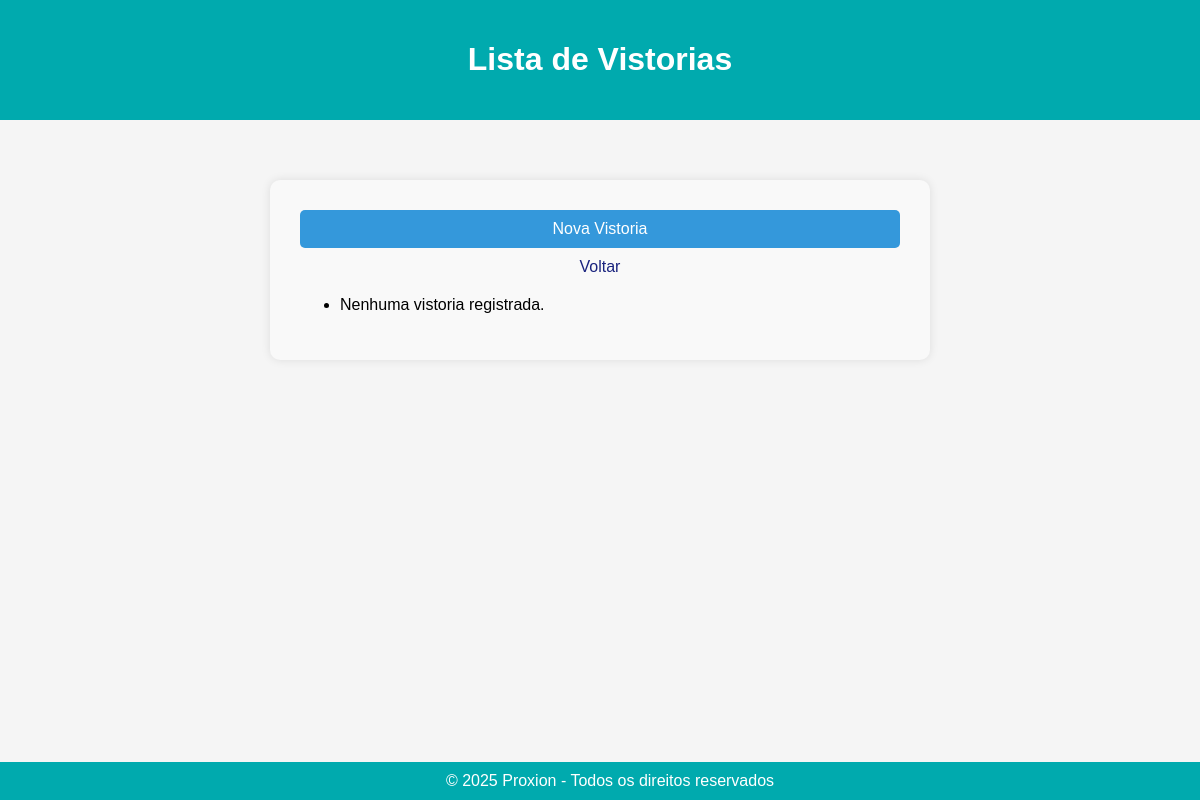
The app's page /vistorias/, older data.
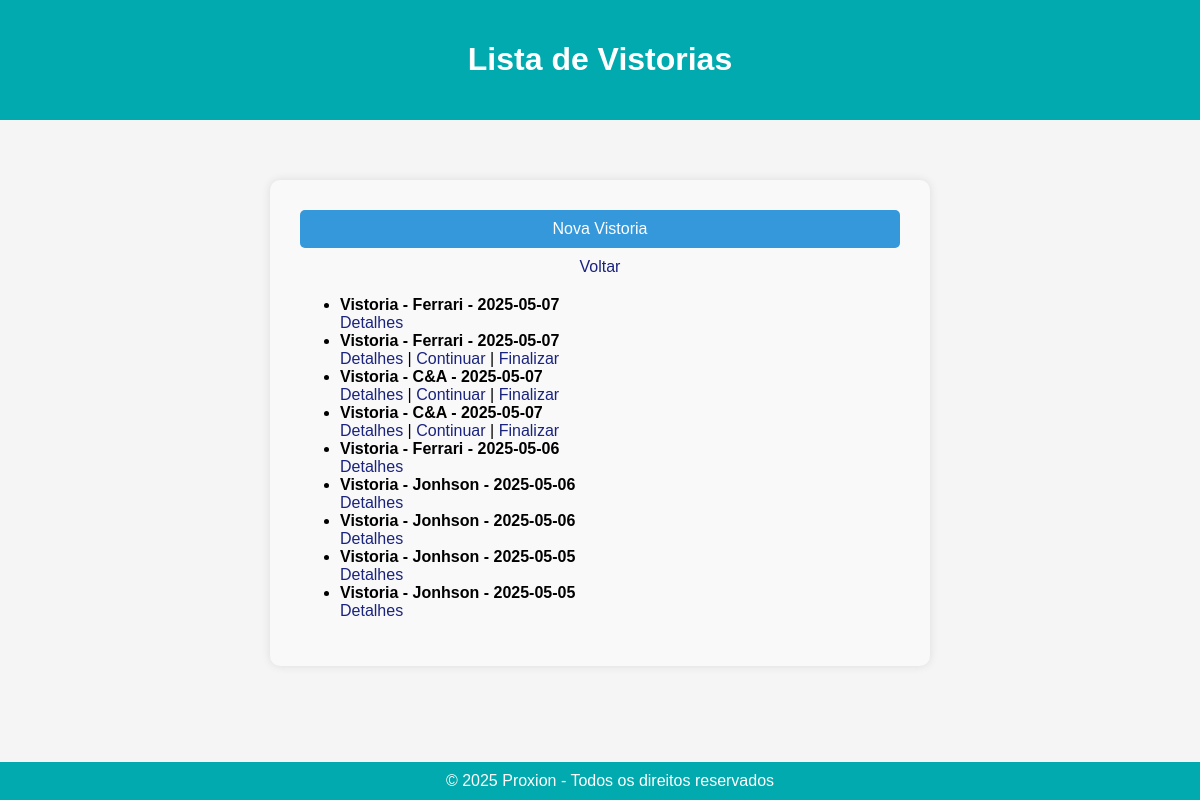
The same page, newer data.
### vistorias/models.py (models this page shows, shortened)
class Vistoria(models.Model):
    STATUS_CHOICES = (
        ('em_andamento', 'Em andamento'),
        ('finalizada', 'Finalizada'),
    )
    cliente = models.ForeignKey(Cliente, on_delete=models.CASCADE)
    unidade = models.CharField(max_length=100)
    sublocal = models.CharField(max_length=100, blank=True)
    data = models.DateField(auto_now_add=True)
    horario_inicio = models.TimeField(null=False, blank=False, default=now)
    horario_fim = models.TimeField(null=True, blank=True)
    observacoes_gerais = models.TextField(blank=True)
    status = models.CharField(max_length=20, choices=STATUS_CHOICES, default='em_andamento')
    realizada_por = models.ForeignKey(
        Usuario, on_delete=models.SET_NULL, null=True, blank=True
    )
    criado_em = models.DateTimeField(auto_now_add=True)
    atualizado_em = models.DateTimeField(auto_now=True)
    class Meta:
        ordering = ['-data', '-criado_em']
    def __str__(self):
        return f"Vistoria - {self.cliente.nome_fantasia} - {self.data}"

### clientes/models.py (models this page shows, shortened)
class Cliente(models.Model):
    nome_fantasia = models.CharField(max_length=255)
    razao_social = models.CharField(max_length=255, blank=True)
    cnpj = models.CharField(max_length=18, unique=True)
    telefone = models.CharField(max_length=20, blank=True)
    email = models.EmailField(blank=True)
    endereco = models.TextField(blank=True)
    sigla = models.CharField(max_length=50, blank=True, verbose_name='Sigla do Cliente')
    unidade = models.CharField(max_length=100, blank=True)
    sub_local = models.CharField(max_length=100, blank=True, verbose_name='Sub-local')
    responsavel = models.CharField(max_length=255, blank=True)
    logo = models.ImageField(upload_to='clientes/logos/', null=True, blank=True)
    numero_contrato = models.CharField(max_length=100, blank=True)
    data_inicio_contrato = models.DateField(null=True, blank=True)
    data_vencimento_contrato = models.DateField(null=True, blank=True)
    data_cadastro = models.DateTimeField(default=timezone.now, editable=False)

### vistorias/views.py (the view)
# urls.py: path('', views.listar_vistorias, name='listar_vistorias'),
def listar_vistorias(request):
    vistorias = Vistoria.objects.all()
    return render(request, 'vistorias/listar_vistorias.html', {'vistorias': vistorias})

### vistorias/templates/vistorias/listar_vistorias.html (shortened to what this page needs)
{% extends 'base.html' %}
{% load static %}
{% block extrahead %}
    <link rel="stylesheet" href="{% static 'css/usuario.css' %}">
{% endblock %}
{% block header %}
    <h1>Lista de Vistorias</h1>
{% endblock %}
{% block content %}
<div class="form-container">
    <a href="{% url 'vistorias:criar_vistoria' %}">
        <button type="button">Nova Vistoria</button>
    </a>
    <a href="{% url 'core:dashboard' %}" style="display:block; text-align:center; margin-top:10px;">Voltar</a>
    <ul style="margin-top: 20px;">
        {% for vistoria in vistorias %}
            <li>
                <strong>{{ vistoria }}</strong>
                <br>
                <a href="{% url 'vistorias:detalhes_vistoria' vistoria.id %}">Detalhes</a>
                {% if vistoria.status != 'finalizada' %}
                    | <a href="{% url 'vistorias:equipamentos_para_vistoria' vistoria.id %}">Continuar</a>
                    | <a href="{% url 'vistorias:finalizar_vistoria' vistoria.id %}">Finalizar</a>
                {% endif %}
            </li>
        {% empty %}
            <li>Nenhuma vistoria registrada.</li>
        {% endfor %}
    </ul>
</div>
{% endblock %}

Row changes from the older to the newer data that the page shows:
added Vistoria: cliente+data "Vistoria - Ferrari - 2025-05-07"
added Vistoria: cliente+data "Vistoria - Ferrari - 2025-05-07", status "Continuar"
added Vistoria: cliente+data "Vistoria - C&A - 2025-05-07", status "Continuar"
added Vistoria: cliente+data "Vistoria - C&A - 2025-05-07", status "Continuar"
added Vistoria: cliente+data "Vistoria - Ferrari - 2025-05-06"
added Vistoria: cliente+data "Vistoria - Jonhson - 2025-05-06"
added Vistoria: cliente+data "Vistoria - Jonhson - 2025-05-06"
added Vistoria: cliente+data "Vistoria - Jonhson - 2025-05-05"
added Vistoria: cliente+data "Vistoria - Jonhson - 2025-05-05"
Text that changed along with them:
text no longer shown: "Nenhuma vistoria registrada."
